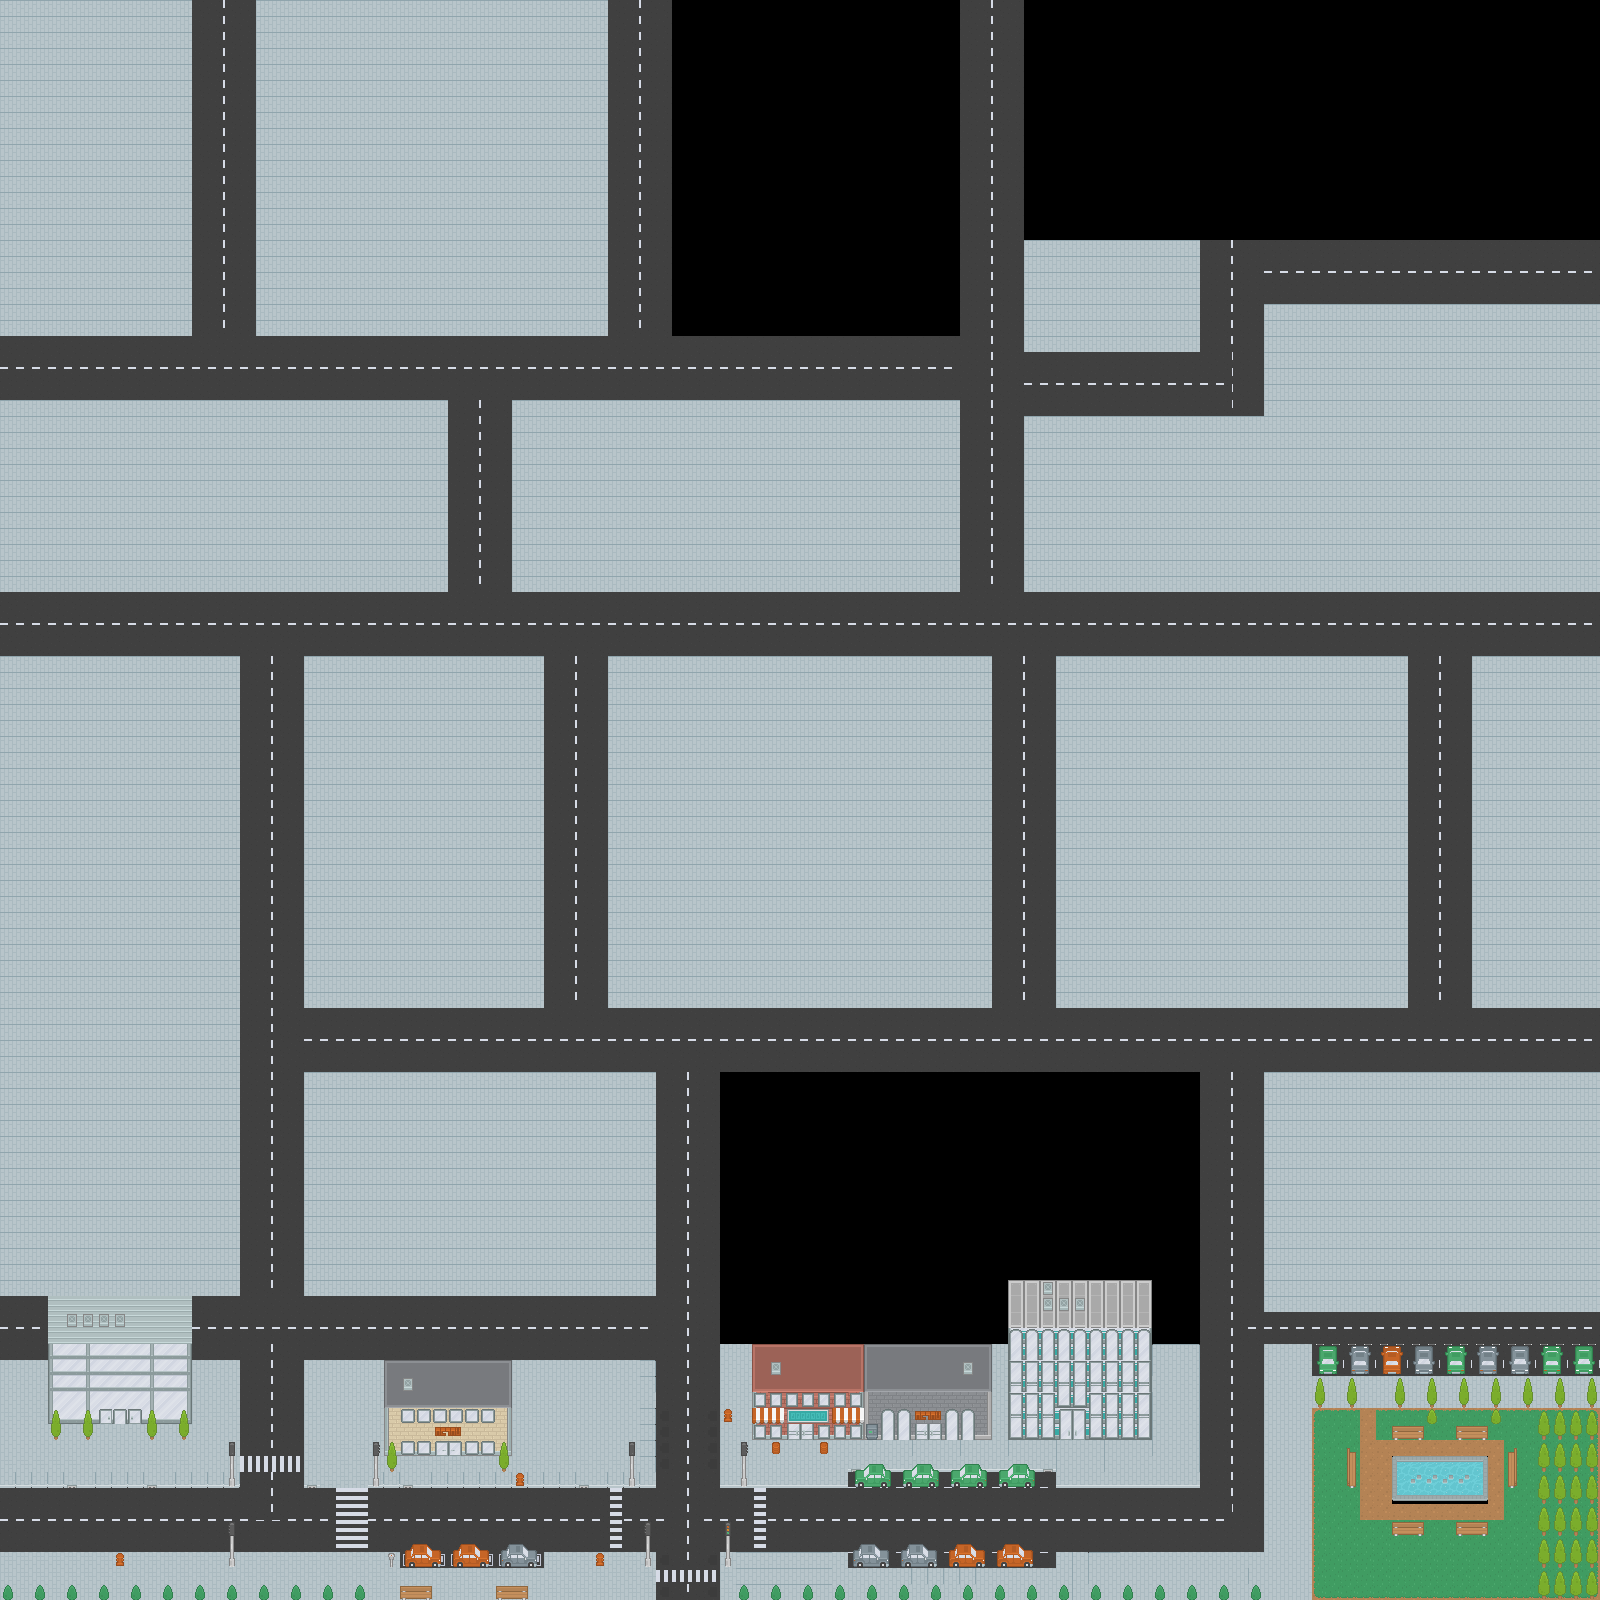

Rendered tile map (Tiled .tmx) drawn with the repository's tilesets; below, a short description and the map source with its tile grids summarised:
An orthogonal 100x100 tile map with 16x16 px tiles, 3 tile layers (Tile Layer 1, Tile Layer 2, Tile Layer 4), 1 hidden layer not drawn.

<map version="1.0" tiledversion="1.0.3" orientation="orthogonal" renderorder="left-down" width="100" height="100" tilewidth="16" tileheight="16" nextobjectid="1">
 <tileset firstgid="1" source="maptiles.tsx" />
 <layer name="Tile Layer 1" width="100" height="100">
  <data>[10000 cells, 8546 non-empty, 42 distinct tile ids]</data>
 </layer>
 <layer name="Collision layer" width="100" height="100" visible="0">
  <data>[10000 cells, 0 non-empty, 0 distinct tile ids]</data>
 </layer>
 <layer name="Tile Layer 2" width="100" height="100">
  <data>[10000 cells, 542 non-empty, 114 distinct tile ids]</data>
 </layer>
 <layer name="Tile Layer 4" width="100" height="100">
  <data>[10000 cells, 140 non-empty, 31 distinct tile ids]</data>
 </layer>
</map>
